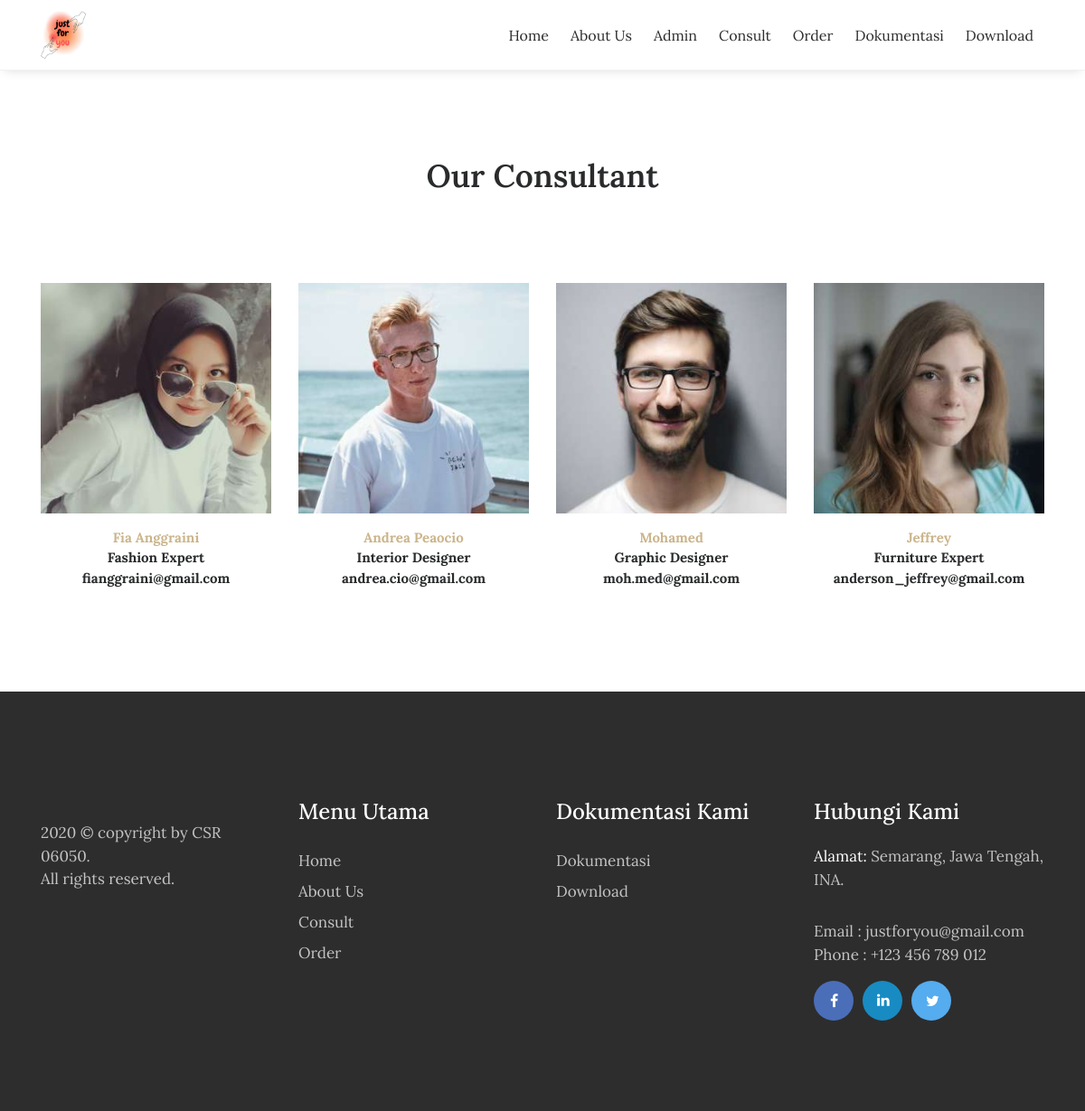
/index.php/konsultan, run on the app's committed database.
### tables this page shows
CREATE TABLE `tbl_konsultan` (
  `konsultan_id` int(11) NOT NULL,
  `konsultan_nama` varchar(70) DEFAULT NULL,
  `konsultan_bidang` varchar(120) DEFAULT NULL,
  `konsultan_kontak` varchar(50) DEFAULT NULL,
  `konsultan_photo` varchar(40) DEFAULT NULL
);

### application/controllers/Konsultan.php (called while the page is built, shortened)
<?php
class Konsultan extends CI_Controller{
	function __construct(){
		$this->load->model('m_konsultan');
		$this->load->model('m_pengunjung');
	}
	function index(){
		$jum=$this->m_konsultan->konsultan();
        $page=$this->uri->segment(3);
        if(!$page):
            $offset = 0;
        else:
            $offset = $page;
        endif;
        $limit=8;
        $config['base_url'] = base_url() . 'konsultan/index/';
            $config['total_rows'] = $jum->num_rows();
            $config['per_page'] = $limit;
            $config['uri_segment'] = 3;
	          $config['full_tag_open']    = '<div class="pagging text-center"><nav><ul class="pagination justify-content-center">';
	          $config['full_tag_close']   = '</ul></nav></div>';
	          $config['num_tag_open']     = '<li class="page-item"><span class="page-link">';
	          $config['num_tag_close']    = '</span></li>';
	          $config['cur_tag_open']     = '<li class="page-item"><span class="page-link">';
	          $config['cur_tag_close']    = '<span class="sr-only">(current)</span></span></li>';
	          $config['next_tag_open']    = '<li class="page-item"><span class="page-link">';
	          $config['next_tagl_close']  = '<span aria-hidden="true">&raquo;</span></span></li>';
	          $config['prev_tag_open']    = '<li class="page-item"><span class="page-link">';
	          $config['prev_tagl_close']  = '</span>Next</li>';
	          $config['first_tag_open']   = '<li class="page-item"><span class="page-link">';
	          $config['first_tagl_close'] = '</span></li>';
	          $config['last_tag_open']    = '<li class="page-item"><span class="page-link">';
	          $config['last_tagl_close']  = '</span></li>';
            $config['first_link'] = 'Awal';
            $config['last_link'] = 'Akhir';
            $config['next_link'] = 'Next >>';
            $config['prev_link'] = '<< Prev';
            $this->pagination->initialize($config);
            $x['page'] =$this->pagination->create_links();
						$x['data']=$this->m_konsultan->konsultan_perpage($offset,$limit);
						$this->load->view('depan/v_konsultan',$x);
	}
}

### index.php (called while the page is built, shortened)
<?php
require_once BASEPATH.'core/CodeIgniter.php';

### application/models/M_konsultan.php (called while the page is built, shortened)
<?php
class M_konsultan extends CI_Model{
	function konsultan_perpage($offset,$limit){
		$hsl=$this->db->query("SELECT * FROM tbl_konsultan limit $offset,$limit");
		return $hsl;
	}
}

### application/views/depan/v_konsultan.php (the view, shortened to what this page needs)
<!DOCTYPE html>
<html lang="en">
<head>
    <link rel="stylesheet" href="<?php echo base_url().'theme/css/bootstrap.min.css'?>">
    <link rel="stylesheet" href="<?php echo base_url().'theme/css/font-awesome.min.css'?>">
    <link rel="stylesheet" href="<?php echo base_url().'theme/css/simple-line-icons.css'?>">
    <link rel="stylesheet" href="<?php echo base_url().'theme/css/slick.css'?>">
    <link rel="stylesheet" href="<?php echo base_url().'theme/css/slick-theme.css'?>">
    <link rel="stylesheet" href="<?php echo base_url().'theme/css/owl.carousel.min.css'?>">
    <link href="<?php echo base_url().'theme/css/style.css'?>" rel="stylesheet">
</head>
<body>
  <div data-toggle="affix" style="border-bottom:solid 1px #f2f2f2;">
      <div class="container nav-menu2">
          <div class="row">
              <div class="col-md-12">
                  <nav class="navbar navbar2 navbar-toggleable-md navbar-light bg-faded">
                      <a href="<?php echo site_url('');?>" class="navbar-brand nav-brand2"><img class="img img-responsive" width="50px;" src="<?php echo base_url().'theme/images/logo-dark.png'?>"></a>
                      <div class="collapse navbar-collapse justify-content-end" id="navbarNavDropdown">
                          <ul class="navbar-nav">
                              <li class="nav-item">
                                  <a class="nav-link" href="<?php echo site_url('');?>">Home</a>
                              </li>
                              <li class="nav-item">
                                  <a class="nav-link" href="<?php echo site_url('about');?>">About Us</a>
                              </li>
                              <li class="nav-item">
                                  <a class="nav-link" href="<?php echo site_url('administrator');?>">Admin</a>
                              </li>
                              <li class="nav-item">
                                  <a class="nav-link" href="<?php echo site_url('konsultan');?>">Consult</a>
                              </li>
                              <li class="nav-item">
                                  <a class="nav-link" href="<?php echo site_url('order');?>">Order</a>
                              </li>
                              <li class="nav-item">
                                  <a class="nav-link" href="<?php echo site_url('dokumentasi');?>">Dokumentasi</a>
                              </li>
                              <li class="nav-item">
                                  <a class="nav-link" href="<?php echo site_url('download');?>">Download</a>
                              </li>
                        </ul>
                  </div>
                </nav>
              </div>
            </div>
          </div>
        </div>
    <section class="our-teachers">
        <div class="container">
            <div class="row">
                <div class="col-md-12">
                    <h2 class="mb-5">Our Consultant</h2>
                </div>
            </div>
            <div class="row">
                <?php foreach ($data->result() as $row) : ?>
                    <div class="col-xs-12 col-sm-6 col-md-3">
                        <div class="admission_insruction">
                          <?php if(empty($row->konsultan_photo)):?>
                            <img src="<?php echo base_url().'assets/images/blank.png';?>" class="img-fluid" alt="#">
                          <?php else:?>
                            <img src="<?php echo base_url().'assets/images/'.$row->konsultan_photo;?>" class="img-fluid" alt="#">
                          <?php endif;?>
                            <p class="text-center mt-3"><span><?php echo $row->konsultan_nama;?></span>
                                <br>
                                <?php echo $row->konsultan_bidang;?>
								<br>
								<?php echo $row->konsultan_kontak;?></p>
                        </div>
                    </div>
                <?php endforeach;?>
              </div>
        </div>
    </section>
    <footer>
        <div class="container">
            <div class="row">
                <div class="col-md-3">
                    <div class="foot-logo">
                        <p><?php echo date('Y');?> © copyright by <a>CSR 06050</a>. <br>All rights reserved.</p>
                        </div>
                    </div>
                    <div class="col-md-3">
                        <div class="sitemap">
                            <h3>Menu Utama</h3>
                            <ul>
                                <li><a href="<?php echo site_url();?>">Home</a></li>
                                <li><a href="<?php echo site_url('about');?>">About Us</a></li>
                                <li><a href="<?php echo site_url('konsultan');?>">Consult</a></li>
                                <li><a href="<?php echo site_url('order');?>">Order</a></li>
                            </ul>
                        </div>
                    </div>
                    <div class="col-md-3">
                      <div class="sitemap">
                          <h3>Dokumentasi Kami</h3>
                          <ul>
                              <li><a href="<?php echo site_url('dokumentasi');?>">Dokumentasi</a></li>
                              <li><a href="<?php echo site_url('download');?>">Download</a></li>
                          </ul>
                      </div>
                    </div>
                    <div class="col-md-3">
                        <div class="address">
                            <h3>Hubungi Kami</h3>
                            <p><span>Alamat: </span> Semarang, Jawa Tengah, INA.</p>
                            <p>Email : justforyou@gmail.com
                                <br> Phone : +123 456 789 012</p>
                                <ul class="footer-social-icons">
                                    <li><a href="#"><i class="fa fa-facebook fa-fb" aria-hidden="true"></i></a></li>
                                    <li><a href="#"><i class="fa fa-linkedin fa-in" aria-hidden="true"></i></a></li>
                                    <li><a href="#"><i class="fa fa-twitter fa-tw" aria-hidden="true"></i></a></li>
                                </ul>
                            </div>
                        </div>
                    </div>
                </div>
            </footer>
</body>
</html>

### data on the page
tbl_konsultan: konsultan_photo (picture), konsultan_nama "Fia Anggraini", konsultan_bidang "Fashion Expert", konsultan_kontak "fianggraini@gmail.com"
tbl_konsultan: konsultan_photo (picture), konsultan_nama "Andrea Peaocio", konsultan_bidang "Interior Designer", konsultan_kontak "andrea.cio@gmail.com"
tbl_konsultan: konsultan_photo (picture), konsultan_nama "Mohamed", konsultan_bidang "Graphic Designer", konsultan_kontak "moh.med@gmail.com"
tbl_konsultan: konsultan_photo (picture), konsultan_nama "Jeffrey", konsultan_bidang "Furniture Expert", konsultan_kontak "anderson_jeffrey@gmail.com"
